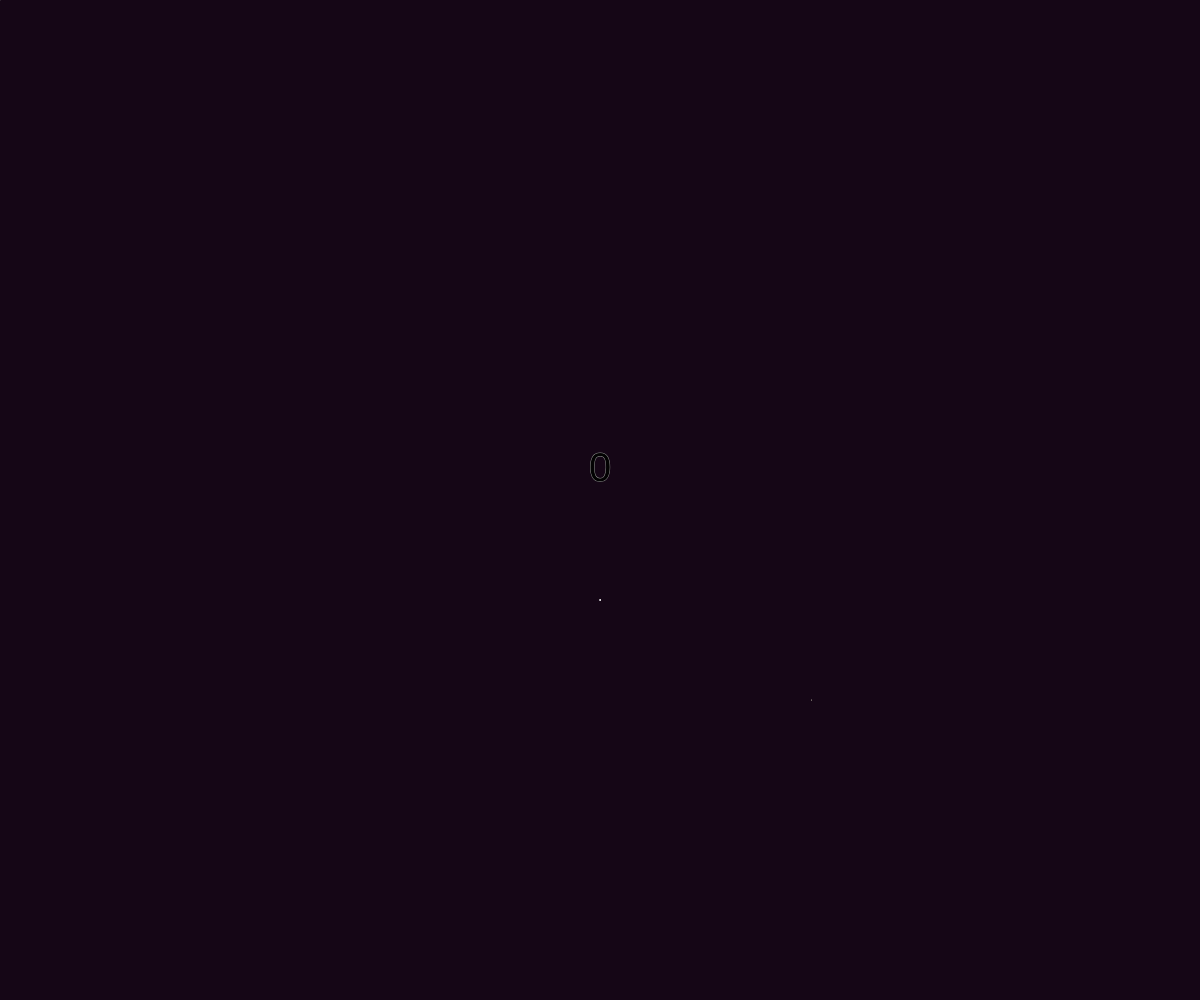
Frame 1 (no input)
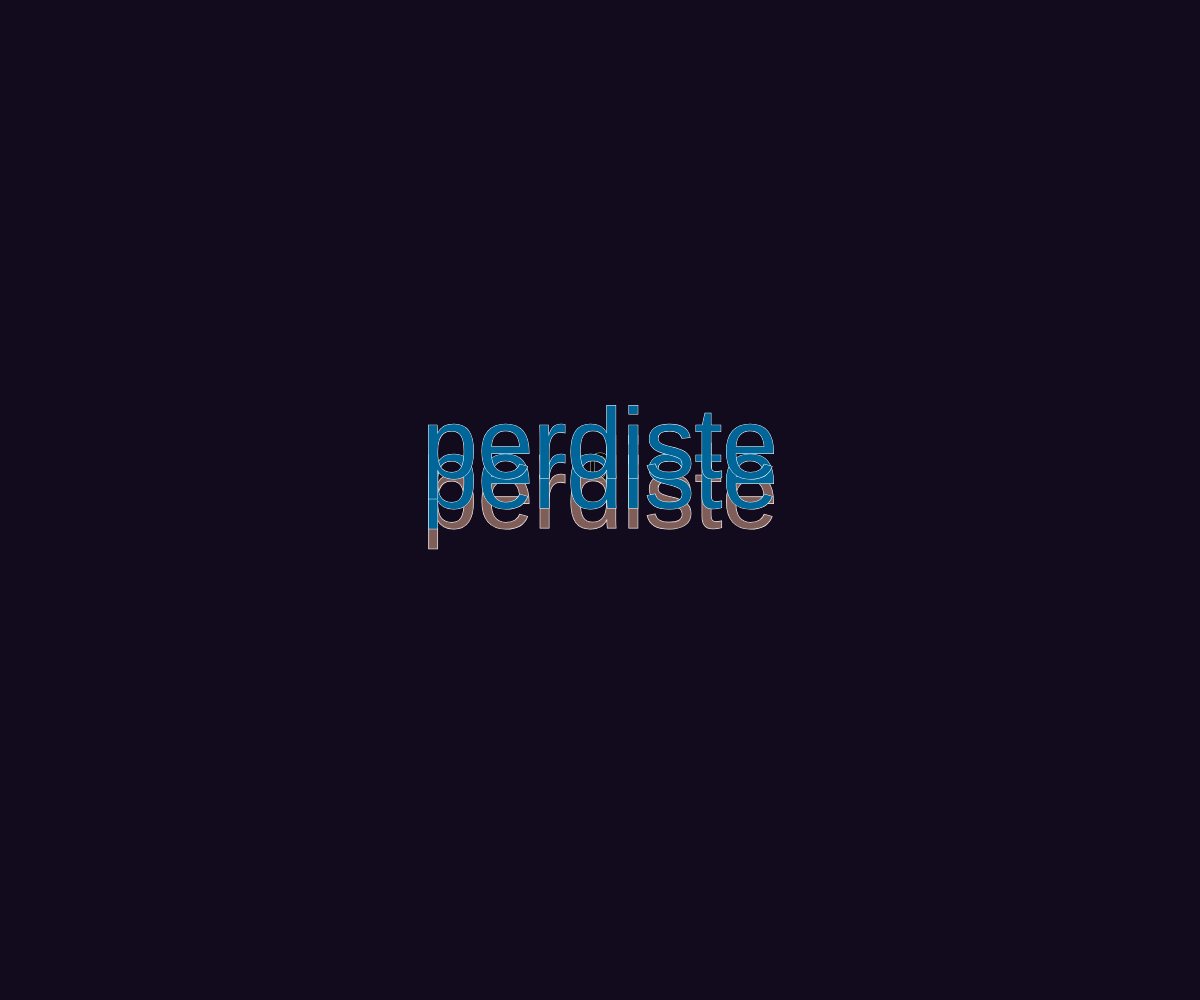
Frame 60 (no input)
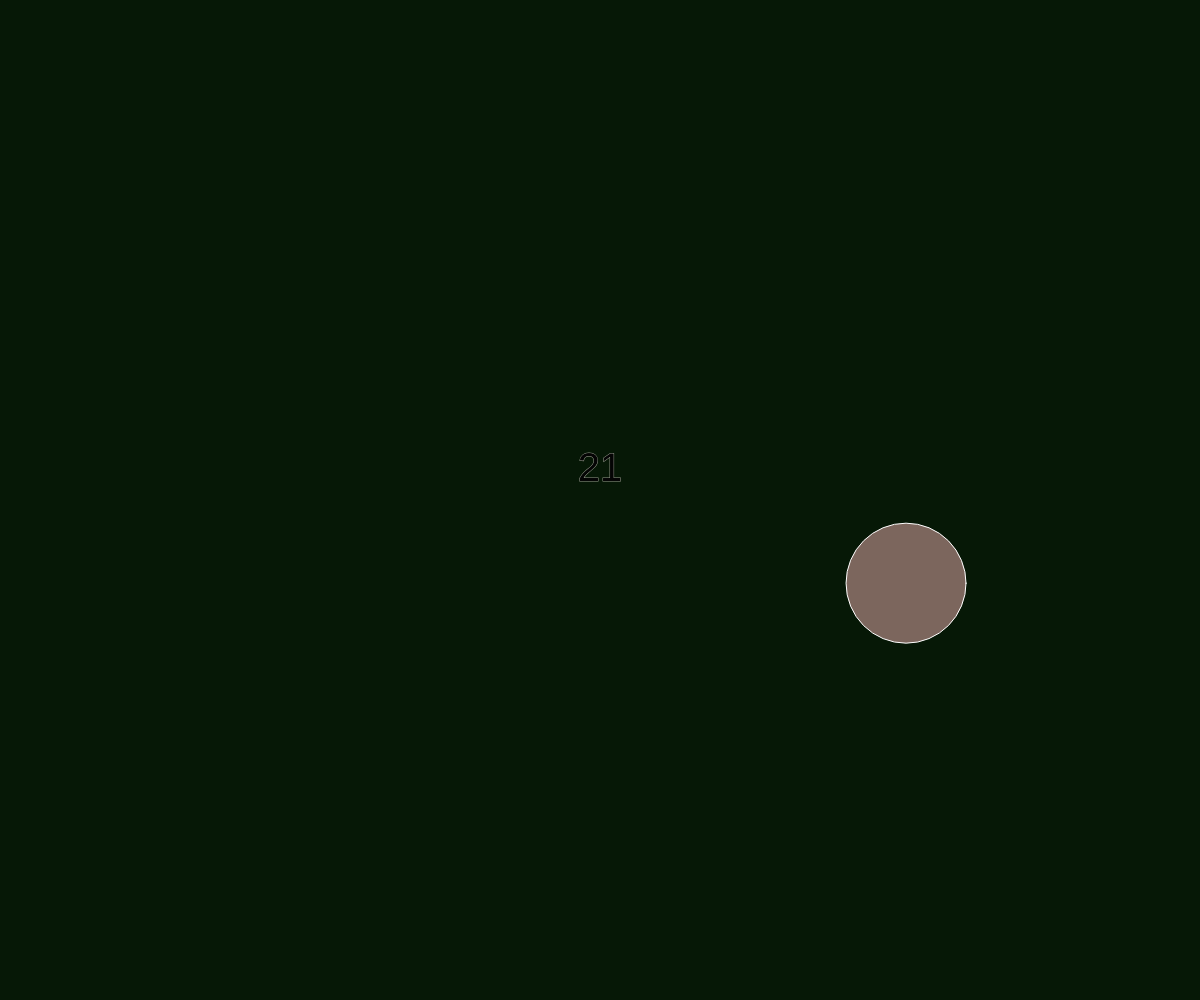
Frame 120 (the mouse pressed at the canvas centre since frame 60)

The p5.js sketch that drew these frames (run headless with seeded random() and noise() and a simulated clock; from frame 60 on, the mouse is pressed at the canvas centre):

// p5.js sketch
// ── sketch.js
let fps = 120;
let middleX = 600;
let middleY = 600;
let score = 0;

function setup() {
  createCanvas(windowWidth, windowHeight);
  background(random(30), random(30), random(30));
  frameRate(fps);
  colorMode(RGB, 255, 255, 255, 1);
}
function draw(){
  stroke(random(220,255),random(220,255),random(220,255),random(0.5,0.75));
  line(mouseY, mouseY, mouseX, 0);
  if (frameCount % 30 === 0){
    background(random(20), random(30), random(30));
  }

  if (frameCount == 400){
    frameCount = 0;
  }


  
  textSize(40);
  textAlign(CENTER, TOP);
  fill(random(0, 10))
  text(score, windowWidth / 2, (windowHeight / 2) - 50);
  score = score + 1;
  stroke(255,255,255);
  strokeWeight(1);
  fill(random(100,155),random(90,140),random(95, 145),random(0.8,1));
  ellipse(middleX, middleY, frameCount, frameCount);
  if (mouseX < (windowWidth / 2)) {
    //izquierda
    middleX = middleX + random(30);
  } else {
    //derecha
    middleX = middleX - random(30);
  }
  if (mouseY < (windowHeight / 2)) {
    //izquierda
    middleY = middleY + random(30);
  } else {
    //derecha
    middleY = middleY - random(30);
  }

  if(middleY > windowHeight || middleY < 0 || middleX > windowWidth || middleX < 0){
    textSize(100);
    textAlign(CENTER, CENTER);
    text('perdiste', windowWidth / 2, windowHeight / 2);
    fill(0, 102, 153);
    text('perdiste', windowWidth / 2, (windowHeight / 2) - 20);
    fill(0, 102, 153, 51);
    text('perdiste', windowWidth / 2, (windowHeight / 2) - 50);
    score = 0;
  }
  fillBackground();
}


function fillBackground(){
  stroke(220,220,random(255));
  strokeWeight(frameCount % 2);
  point(random(windowWidth), random(windowHeight));
}
function windowResized(){
  resizeCanvas(windowWidth, windowHeight);
  background(random(30), random(30), random(30));
}
